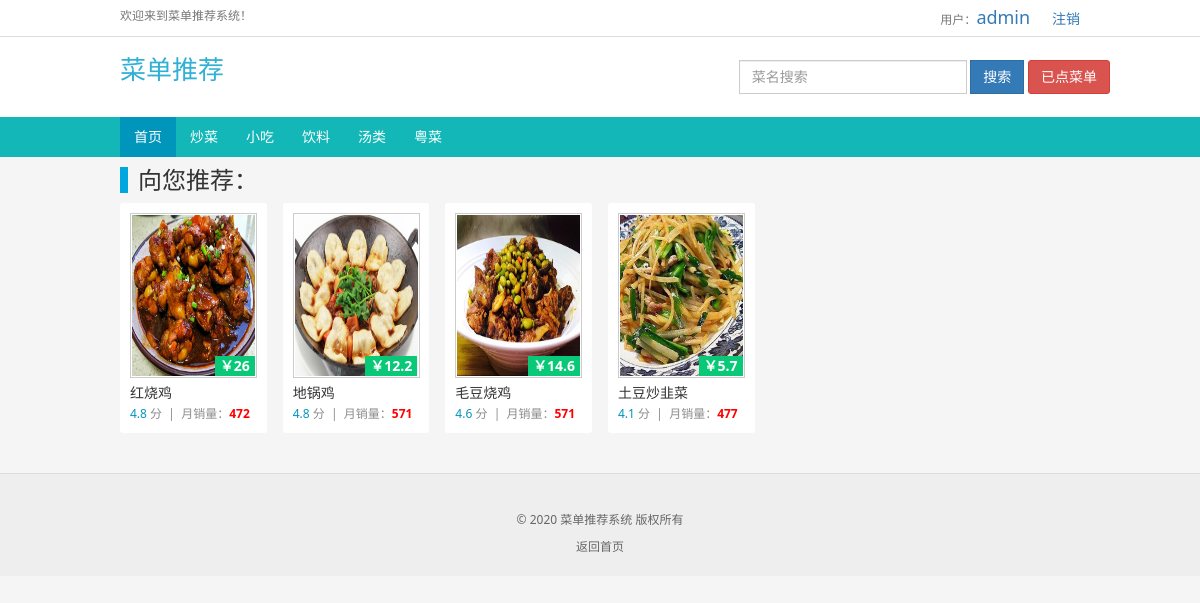
Page /type/1/ (signed in) on the committed database.
### Myrestaurant/models.py (models this page shows, shortened)
class MenuType(models.Model):
    MenuType = models.CharField(max_length=10, verbose_name="分类")
    CreateType = models.DateTimeField(auto_now_add=True, verbose_name="创建时间", editable=False)
    class Meta:
        verbose_name = "类别"
        verbose_name_plural = verbose_name
        ordering = ['CreateType']

class MenuModels(models.Model):
    core = str(round(random.uniform(1, 5), 1))
    shell = str(random.randint(300, 700))
    free = str(round(random.uniform(5, 15), 1))
    MenuName = models.CharField(max_length=30, verbose_name="菜名")
    MenuType = models.ForeignKey(MenuType, related_name="Menutype", on_delete=models.CASCADE, verbose_name="类型")
    MenuImg = models.ImageField(upload_to='static/img/plants/', default='static/img/plants/default.png', max_length=200,
                                blank=True, null=True, verbose_name='图片')
    MenuCore = models.CharField(max_length=20, verbose_name="评分", blank=True, null=True, default=core)
    MenuShell = models.CharField(max_length=20, verbose_name="月销售量", blank=True, null=True, default=shell)
    MenuFree = models.CharField(max_length=20, verbose_name="价格", blank=True, null=True, default=free)
    CreateMenu = models.DateTimeField(auto_now_add=True, verbose_name="创建时间", editable=False)
    class Meta:
        verbose_name = "菜单"
        verbose_name_plural = verbose_name
        ordering = ['CreateMenu']

### Myrestaurant/views.py (the view)
# urls.py: path(r"type/<int:id>/", item),
def item(request, id=None):
    cats = MenuModels.objects.filter(MenuType=id)
    pls = MenuType.objects.all()
    return render(request, 'plist.html', locals())

### templates/plist.html
{% extends 'base.html' %}
{% block content %}
    <div class="container">
        <div class="row" style="padding:0px 7px 0 7px;">
            <div class="col-md-12 movie-item-out">
                <h3 style="padding-left:10px;border-left:8px solid #00A6DE;">向您推荐：</h3>
            </div>
            {% for p in cats %}
                <div class="col-md-2 col-sm-6 col-xs-6 movie-item-out">
                    <div class="movie-item">
                        <a style="position:relative;display:block;" title="" target="_blank" href="/detail/{{ p.id }}/">
                            <img class="indexhot" src="/{{ p.MenuImg }}">
                            <button class="hdtag"><b style="font-size: 14px">￥{{ p.MenuFree }}</b></button>
                        </a>
                        <div class="meta">
                            <div style="width:100%;overflow:hidden;height:20px;">
                                <a target="_blank" class="movie-name" href="/detail/{{ p.id }}/">{{ p.MenuName }}</a>
                            </div>
                            <em> <span style="color: #0095bb">{{ p.MenuCore }}</span>&nbsp;分&nbsp;&nbsp;|&nbsp;&nbsp;月销量：<strong><span
                                    style="color:#FF0000;">{{ p.MenuShell }}</span></strong></em>
                        </div>
                    </div>
                </div>
            {% endfor %}
        </div>
    </div>
{% endblock %}

### templates/base.html (shortened to what this page needs)
<!DOCTYPE html>
<html lang="zh-CN">
<head>
    <link rel="stylesheet" href="/static/layui/css/layui.css">
    <link rel="stylesheet" href="/static/css/bootstrap.min.css">
    <link rel="stylesheet" rev="stylesheet" type="text/css" media="all" href="/static/css/css2.css">
</head>
<body>
<div style="background:#FFF">
    <div style="padding:5px 0;border-bottom:1px solid #DDD;">
        <div class="container">
            <span class="header-help">欢迎来到菜单推荐系统！</span>
            <div class="pull-right">
                {% if user.is_authenticated %}
                    <span class="header-help">用户：<a href="javascript:;"
                                                    style="font-size: 18px;text-decoration: none">{{ user.username }}</a></span>
                    &nbsp; &nbsp; &nbsp;<span><a href="{% url 'Myrestaurant:user_logout' %}">注销</a></span>
                {% else %}
                    <span class="header-help"><a style="font-size: 18px" href="{% url 'Myrestaurant:login' %}">LOGIN</a></span>
                {% endif %}
            </div>
        </div>
    </div>
    <div class="container" style="padding-top:15px;padding-bottom:15px;padding-right:0;">
        <div class="pull-left">
            <span style="font-size: 26px;color: #31b0d5;font-family: 华文彩云;font-style: normal">菜单推荐</span>
        </div>
        <div class="pull-right ">
            <div class="row">
                <form class="navbar-form" target="_blank" accept-charset="utf-8" action="/search/" method="get"
                      role="search">
                    <div class="form-group">
                        <input type="text" class="form-control" name="wd" placeholder="菜名搜索">
                    </div>
                    <button type="submit" class="btn btn-primary">搜索</button>
                    {% if user.is_authenticated %}
                        <a href="javascript:void (0);" class="btn btn-danger" onclick="mune()">已点菜单</a>
                    {% else %}
                        <a href="javascript:void (0);" class="btn btn-danger" onclick="mune1()">已点菜单</a>
                    {% endif %}
                </form>
            </div>
        </div>
    </div>
    <nav class="navbar navbar-default" role="navigation">
        <div class="container">
            <div class="collapse  navbar-collapse" id="navbar">
                <ul class="nav navbar-nav ">
                    <li class="active"><a href="/">首页</a></li>
                    {% for c in pls %}
                        <li class=""><a href="/type/{{ c.id }}">{{ c.MenuType }}</a></li>
                    {% endfor %}
                </ul>
            </div>
        </div>
    </nav>
</div>
{% block content %} {% endblock %}
<footer class="footer">
    <p style="margin: 0 0 10px;"><br/>&copy; 2020 菜单推荐系统 版权所有</p>
    <em><a href="/">返回首页 </a></em>
</footer>
</body>
</html>

### static/css/css2.css (style rules this page uses)
body,html { font-family: "Segoe UI", "Lucida Grande", Helvetica, Arial, "Microsoft YaHei", FreeSans, Arimo, "Droid Sans","wenquanyi micro hei","Hiragino Sans GB", "Hiragino Sans GB W3", Arial, sans-serif; background: #F6F5F6; }
.hdtag { background:#09C878; padding: 0 5px; color: #FFF; font-size: 12px; right:2px;bottom:2px; position:absolute; border: none; }
.navbar-form input,.navbar-form button { border-radius: 0; }
.navbar { background: #14B7B7; border: none; border-radius: 0; }
.navbar-collapse { padding: 0; }
.navbar-default .navbar-nav li a { color: #FFF; }
.navbar-default .navbar-nav .active a { background: #0095bb; color: #FFF; }
.btn,.input { border-radius: 3px; }
.header-help { font-size: 12px; color: #777; }
.movie-item { border-radius: 3px; background: #FFF; padding: 10px 10px; margin-bottom: 15px; }
.movie-item-out { padding: 0 8px; }
.indexhot { border: 1px solid #ccc; padding: 1px; width:127px; height: 200px; }
@media (min-width: 768px) { .container { width: 100% !important; } }
@media (min-width: 992px) { .container { width: 990px !important; } }
@media (min-width: 992px) { .indexhot { height: 165px; } }
@media (min-width: 1200px) { .container { width: 990px !important; } }
em { font-size:12px; font-style:normal; color:#8c8c8c; }
.meta { margin-top:5px; }
.movie-name { font-size: 14px; color: #333; text-overflow: ellipsis; white-space: nowrap; width: 170px; overflow: hidden; display: inline; float: left; }
footer { font-size: 12px; border-top: 1px solid #DDD; text-align: center; margin-top: 25px; padding: 20px 10px; color: #666; background-color: #EEE; }
footer a { color: #666; }
.navbar { margin-bottom: 10px; min-height: 40px; }
.movie-item-out h3 { margin-top: 0px; }
.navbar-form { padding: 0px 0px; }
.nav>li>a { position: relative; display: block; padding: 10px 14px; }

### rows in the picture
MenuType: MenuType "炒菜"
MenuType: MenuType "小吃"
MenuType: MenuType "饮料"
MenuType: MenuType "汤类"
MenuType: MenuType "粤菜"
MenuModels: MenuImg (picture), MenuFree "26", MenuName "红烧鸡", MenuCore "4.8", MenuShell "472"
MenuModels: MenuImg (picture), MenuFree "12.2", MenuName "地锅鸡", MenuCore "4.8", MenuShell "571"
MenuModels: MenuImg (picture), MenuFree "14.6", MenuName "毛豆烧鸡", MenuCore "4.6", MenuShell "571"
MenuModels: MenuImg (picture), MenuFree "5.7", MenuName "土豆炒韭菜", MenuCore "4.1", MenuShell "477"

### other values in the picture
{{ user.username }} "admin"
